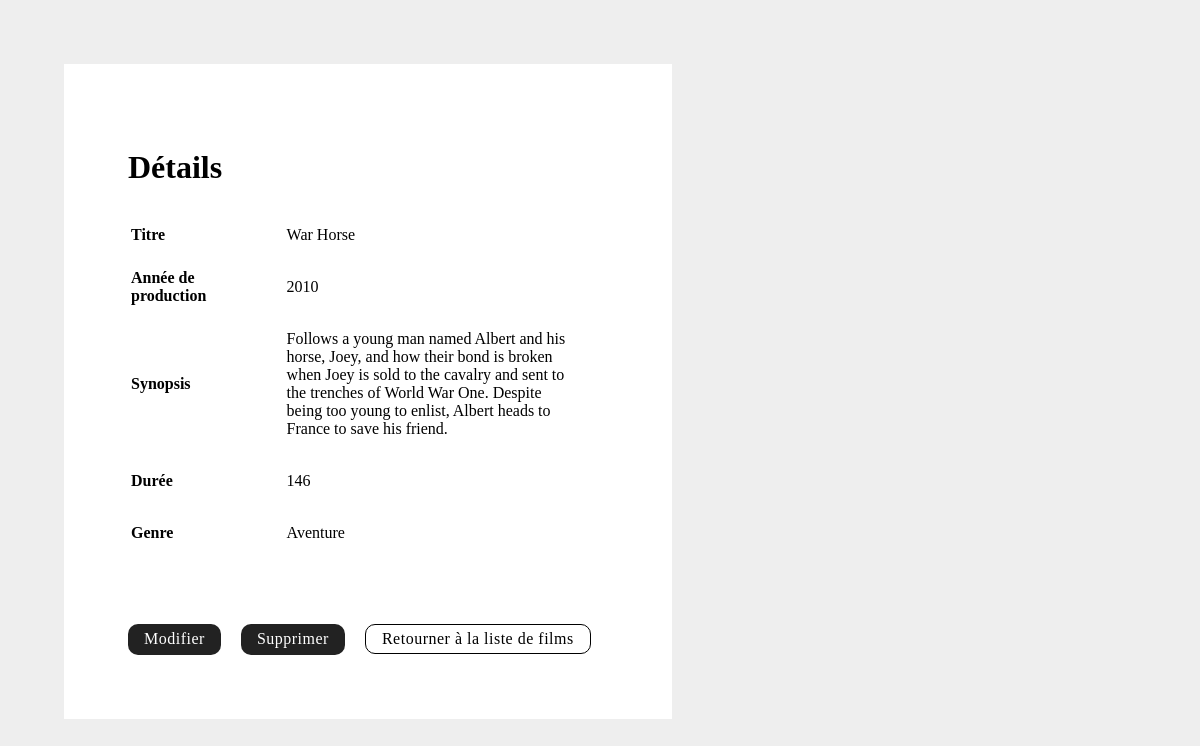
The app's page /projetFilm/film-show.php?id=2 with its own data.
### tables this page shows
CREATE TABLE `film` (
  `id` int(11) NOT NULL,
  `titre` varchar(300) NOT NULL,
  `anneeProduction` smallint(6) NOT NULL,
  `synopsis` varchar(500) NOT NULL,
  `duree` smallint(6) NOT NULL,
  `genre_id` tinyint(4) NOT NULL
);

CREATE TABLE `genre` (
  `id` tinyint(4) NOT NULL,
  `nom` varchar(50) NOT NULL
);

### projetFilm/class/CRUD.php (called while the page is built, shortened)
<?php
class CRUD extends PDO {
    public function selectId($table, $value, $field = 'id') {
        $sql = "SELECT * FROM $table WHERE $field = '$value'";
        $stmt = $this->query($sql);
        $count = $stmt->rowCount();
        if($count == 1) {
            return $stmt->fetch();
        } else {
            header('Locatoin:index.php');
        }
    }
}
?>

### projetFilm/film-show.php (the view, shortened to what this page needs)
<?php
if(isset($_GET['id']) && $_GET['id'] != null)  {
    $id = $_GET['id'];
} else if (isset($_GET['film_id']) && $_GET['film_id'] != null) {
    $id = $_GET['film_id'];
} else {
    header('Location:index.php');
}
if($id) {
    require_once('class/CRUD.php');
    $crud = new CRUD;
    $film = $crud->selectId('film', $id);
    extract($film);
    $genre = $crud->selectId('genre', $genre_id);
    $genre_nom = $genre['nom'];
}
?>
<!DOCTYPE html>
<html lang="fr">
<head>
</head>
<body>
    <main>
        <h1>Détails</h1>
        <table>
            <tr>
                <th>Titre</th>
                <td><?=$titre?></td>
            </tr>
            <tr>
                <th>Année de production</th>
                <td><?=$anneeProduction?></td>
            </tr>
            <tr>
                <th>Synopsis</th>
                <td><?=$synopsis?></td>
            </tr>
            <tr>
                <th>Durée</th>
                <td><?=$duree?></td>
            </tr>
            <tr>
                <th>Genre</th>
                <td><?=$genre_nom?></td>
            </tr>
        </table>
        <a class="bouton" href="film-edit.php?id=<?=$id?>">Modifier</a>
        <a class="bouton" href="film-delete.php?id=<?=$id?>">Supprimer</a>
        <a class="bouton bouton--secondaire" href="index.php">Retourner à la liste de films</a>
    </main>
</body>
</html>

### projetFilm/film-show.php (style rules this page uses)
body { margin:4rem; background-color: #eee; }
main { background-color: #fff; padding: 4rem; width:30rem; }
table { margin-bottom: 2rem; }
th { text-align: left; }
td { max-width:25rem; padding:1rem 2rem; }
.bouton { display:inline-block; margin-top: 2rem; margin-right:1rem; letter-spacing:0.5px; text-decoration:none; color:white; padding:0.4rem 1rem; background-color: #222; border-radius:10px; }
.bouton--secondaire { margin-top: 1.5rem; color: black; padding:0.3rem 1rem; background-color:white; border: 1.5px solid black; }

### records on screen
film: titre "War Horse", anneeProduction "2010", synopsis "Follows a young man named Albert and his horse, Joey, and how their bond is broken when Joey is sold to the cavalry and sent to the trenches of World War One. Despite being too young to enlist, Albert heads to France to save his friend.", duree "146"
genre: nom "Aventure"
